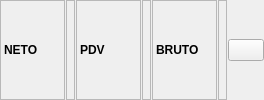
       <widget class="QFrame" name="frame_30">
        <property name="frameShape">
         <enum>QFrame::NoFrame</enum>
        </property>
        <property name="frameShadow">
         <enum>QFrame::Raised</enum>
        </property>
        <layout class="QHBoxLayout" name="horizontalLayout_23">
         <property name="spacing">
          <number>1</number>
         </property>
         <property name="leftMargin">
          <number>0</number>
         </property>
         <property name="topMargin">
          <number>0</number>
         </property>
         <property name="rightMargin">
          <number>0</number>
         </property>
         <property name="bottomMargin">
          <number>0</number>
         </property>
         <item>
          <widget class="QLabel" name="lblNetoTitle">
           <property name="sizePolicy">
            <sizepolicy hsizetype="Maximum" vsizetype="Preferred">
             <horstretch>0</horstretch>
             <verstretch>0</verstretch>
            </sizepolicy>
           </property>
           <property name="minimumSize">
            <size>
             <width>65</width>
             <height>32</height>
            </size>
           </property>
           <property name="font">
            <font>
             <weight>75</weight>
             <bold>true</bold>
            </font>
           </property>
           <property name="toolTip">
            <string>Poziv Na Broj</string>
           </property>
           <property name="frameShape">
            <enum>QFrame::StyledPanel</enum>
           </property>
           <property name="text">
            <string>NETO</string>
           </property>
          </widget>
         </item>
         <item>
          <widget class="QLabel" name="lblNeto">
           <property name="font">
            <font>
             <weight>75</weight>
             <bold>true</bold>
            </font>
           </property>
           <property name="frameShape">
            <enum>QFrame::StyledPanel</enum>
           </property>
           <property name="text">
            <string/>
           </property>
           <property name="alignment">
            <set>Qt::AlignLeading|Qt::AlignLeft|Qt::AlignVCenter</set>
           </property>
           <property name="textInteractionFlags">
            <set>Qt::LinksAccessibleByMouse|Qt::TextSelectableByMouse</set>
           </property>
          </widget>
         </item>
         <item>
          <widget class="QLabel" name="lblPdvTitle">
           <property name="sizePolicy">
            <sizepolicy hsizetype="Maximum" vsizetype="Preferred">
             <horstretch>0</horstretch>
             <verstretch>0</verstretch>
            </sizepolicy>
           </property>
           <property name="minimumSize">
            <size>
             <width>65</width>
             <height>32</height>
            </size>
           </property>
           <property name="font">
            <font>
             <weight>75</weight>
             <bold>true</bold>
            </font>
           </property>
           <property name="toolTip">
            <string>Poziv Na Broj</string>
           </property>
           <property name="frameShape">
            <enum>QFrame::StyledPanel</enum>
           </property>
           <property name="text">
            <string>PDV</string>
           </property>
          </widget>
         </item>
         <item>
          <widget class="QLabel" name="lblPdv">
           <property name="font">
            <font>
             <weight>75</weight>
             <bold>true</bold>
            </font>
           </property>
           <property name="frameShape">
            <enum>QFrame::StyledPanel</enum>
           </property>
           <property name="text">
            <string/>
           </property>
           <property name="alignment">
            <set>Qt::AlignLeading|Qt::AlignLeft|Qt::AlignVCenter</set>
           </property>
           <property name="textInteractionFlags">
            <set>Qt::LinksAccessibleByMouse|Qt::TextSelectableByMouse</set>
           </property>
          </widget>
         </item>
         <item>
          <widget class="QLabel" name="lblBrutoTitle">
           <property name="sizePolicy">
            <sizepolicy hsizetype="Maximum" vsizetype="Preferred">
             <horstretch>0</horstretch>
             <verstretch>0</verstretch>
            </sizepolicy>
           </property>
           <property name="minimumSize">
            <size>
             <width>65</width>
             <height>32</height>
            </size>
           </property>
           <property name="font">
            <font>
             <weight>75</weight>
             <bold>true</bold>
            </font>
           </property>
           <property name="toolTip">
            <string>Poziv Na Broj</string>
           </property>
           <property name="frameShape">
            <enum>QFrame::StyledPanel</enum>
           </property>
           <property name="text">
            <string>BRUTO</string>
           </property>
          </widget>
         </item>
         <item>
          <widget class="QLabel" name="lblBruto">
           <property name="font">
            <font>
             <weight>75</weight>
             <bold>true</bold>
            </font>
           </property>
           <property name="frameShape">
            <enum>QFrame::StyledPanel</enum>
           </property>
           <property name="text">
            <string/>
           </property>
           <property name="alignment">
            <set>Qt::AlignLeading|Qt::AlignLeft|Qt::AlignVCenter</set>
           </property>
           <property name="textInteractionFlags">
            <set>Qt::LinksAccessibleByMouse|Qt::TextSelectableByMouse</set>
           </property>
          </widget>
         </item>
         <item>
          <widget class="QPushButton" name="btnGo2_10">
           <property name="sizePolicy">
            <sizepolicy hsizetype="Maximum" vsizetype="Fixed">
             <horstretch>0</horstretch>
             <verstretch>0</verstretch>
            </sizepolicy>
           </property>
           <property name="maximumSize">
            <size>
             <width>36</width>
             <height>16777215</height>
            </size>
           </property>
           <property name="cursor">
            <cursorShape>PointingHandCursor</cursorShape>
           </property>
           <property name="toolTip">
            <string>Filter</string>
           </property>
           <property name="icon">
            <iconset resource="../../../resources/DonatForm.qrc">
             <normaloff>:/InDonat/Forms/images/OLOVKA.GIF</normaloff>:/InDonat/Forms/images/OLOVKA.GIF</iconset>
           </property>
           <property name="autoExclusive">
            <bool>true</bool>
           </property>
          </widget>
         </item>
        </layout>
       </widget>
